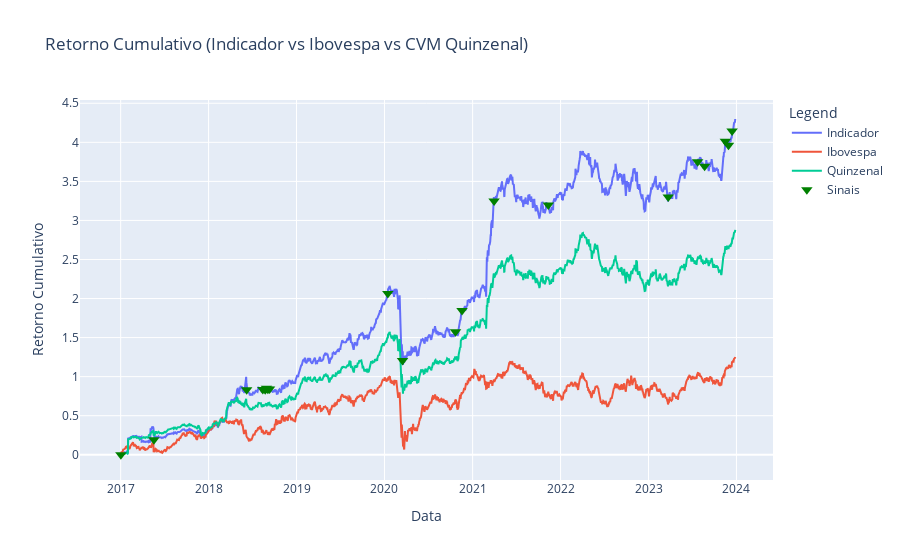

Notebook cell for this chart:
### Code cell
# Calcule a série cumulativa de retornos
cumulative_returns = (results['Indicador'].returns + 1).cumprod() - 1
ibov_cumulative_returns = (results['Ibovespa'].returns + 1).cumprod() - 1
cvm_quinzenal_cumulative_returns = (results['Quinzenal'].returns + 1).cumprod() - 1
# buy_n_hold_cumulative_returns = (results['Buy&Hold'].returns + 1).cumprod() - 1

# Crie a figura
fig = go.Figure()

# Adicione a linha da curva cumulativa de retornos para cada série
fig.add_trace(go.Scatter(
    x=cumulative_returns.index,
    y=cumulative_returns.values,
    mode='lines',
    name='Indicador'
))

fig.add_trace(go.Scatter(
    x=ibov_cumulative_returns.index,
    y=ibov_cumulative_returns.values,
    mode='lines',
    name='Ibovespa'
))

fig.add_trace(go.Scatter(
    x=cvm_quinzenal_cumulative_returns.index,
    y=cvm_quinzenal_cumulative_returns.values,
    mode='lines',
    name='Quinzenal'
))

# fig.add_trace(go.Scatter(
#     x=buy_n_hold_cumulative_returns.index,
#     y=buy_n_hold_cumulative_returns.values,
#     mode='lines',
#     name='Buy&Hold'
# ))

# Adicione os pontos onde a condição é atendida
signals_x = indicadores_sinal[indicadores_sinal[0] == 1].index
signals_y = cumulative_returns.loc[signals_x]

# Adicione os pontos de sinal no gráfico
fig.add_trace(go.Scatter(
    x=signals_x,
    y=signals_y,
    mode='markers',
    marker=dict(color='green', size=10, symbol='triangle-down'),  # Configura o tamanho e o estilo
    name='Sinais'
))

# Exibe o gráfico
fig.update_layout(
    title="Retorno Cumulativo (Indicador vs Ibovespa vs CVM Quinzenal)",
    xaxis_title="Data",
    yaxis_title="Retorno Cumulativo",
    legend=dict(title="Legend")
)

fig.show()

### Figure 1 — Plotly figure (JSON) as saved in the notebook; plotly's stock layout.template omitted (floating-point values rounded to 4 significant figures; data arrays with more than 128 entries replaced by an {"elided": "..."} marker saying what was removed)
{"data": [{"mode": "lines", "name": "Indicador", "type": "scatter", "x": {"elided": "1733 str values"}, "y": {"elided": "1733 float values"}}, {"mode": "lines", "name": "Ibovespa", "type": "scatter", "x": {"elided": "1733 str values"}, "y": {"elided": "1733 float values"}}, {"mode": "lines", "name": "Quinzenal", "type": "scatter", "x": {"elided": "1733 str values"}, "y": {"elided": "1733 float values"}}, {"marker": {"color": "green", "size": 10, "symbol": "triangle-down"}, "mode": "markers", "name": "Sinais", "type": "scatter", "x": ["2017-01-02T00:00:00", "2017-05-19T00:00:00", "2018-06-08T00:00:00", "2018-08-14T00:00:00", "2018-08-24T00:00:00", "2018-08-29T00:00:00", "2018-09-04T00:00:00", "2018-09-11T00:00:00", "2020-01-15T00:00:00", "2020-03-16T00:00:00", "2020-10-22T00:00:00", "2020-11-18T00:00:00", "2021-03-31T00:00:00", "2021-11-11T00:00:00", "2023-03-24T00:00:00", "2023-07-24T00:00:00", "2023-08-22T00:00:00", "2023-11-16T00:00:00", "2023-11-29T00:00:00", "2023-12-14T00:00:00"], "y": [0, 0.1936, 0.8337, 0.8365, 0.8333, 0.851, 0.8385, 0.8428, 2.064, 1.207, 1.574, 1.847, 3.25, 3.199, 3.301, 3.75, 3.693, 4.013, 3.962, 4.144]}], "layout": {"legend": {"title": {"text": "Legend"}}, "title": {"text": "Retorno Cumulativo (Indicador vs Ibovespa vs CVM Quinzenal)"}, "xaxis": {"title": {"text": "Data"}}, "yaxis": {"title": {"text": "Retorno Cumulativo"}}}}
